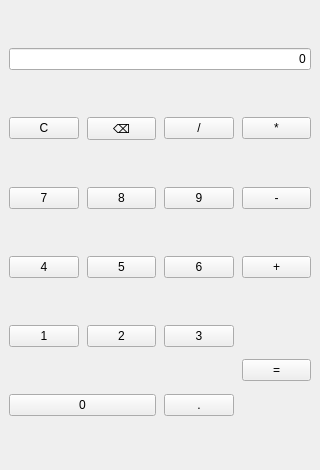
<?xml version="1.0" encoding="UTF-8"?>
<ui version="4.0">
 <class>MainWindow</class>
 <widget class="QMainWindow" name="MainWindow">
  <property name="geometry">
   <rect>
    <x>0</x>
    <y>0</y>
    <width>320</width>
    <height>470</height>
   </rect>
  </property>
  <property name="minimumSize">
   <size>
    <width>280</width>
    <height>420</height>
   </size>
  </property>
  <property name="windowTitle">
   <string>Calculator</string>
  </property>
  <widget class="QWidget" name="centralwidget">
   <layout class="QGridLayout" name="gridLayout">
    <property name="horizontalSpacing">
     <number>8</number>
    </property>
    <property name="verticalSpacing">
     <number>8</number>
    </property>
    <item row="0" column="0" colspan="4">
     <widget class="QLineEdit" name="display">
      <property name="text">
       <string>0</string>
      </property>
      <property name="alignment">
       <set>Qt::AlignRight|Qt::AlignTrailing|Qt::AlignVCenter</set>
      </property>
      <property name="readOnly">
       <bool>true</bool>
      </property>
     </widget>
    </item>
    <item row="1" column="0">
     <widget class="QPushButton" name="btnClear">
      <property name="text">
       <string>C</string>
      </property>
     </widget>
    </item>
    <item row="1" column="1">
     <widget class="QPushButton" name="btnBack">
      <property name="text">
       <string>⌫</string>
      </property>
     </widget>
    </item>
    <item row="1" column="2">
     <widget class="QPushButton" name="btnDiv">
      <property name="text">
       <string>/</string>
      </property>
     </widget>
    </item>
    <item row="1" column="3">
     <widget class="QPushButton" name="btnMul">
      <property name="text">
       <string>*</string>
      </property>
     </widget>
    </item>
    <item row="2" column="0">
     <widget class="QPushButton" name="btn7">
      <property name="text">
       <string>7</string>
      </property>
     </widget>
    </item>
    <item row="2" column="1">
     <widget class="QPushButton" name="btn8">
      <property name="text">
       <string>8</string>
      </property>
     </widget>
    </item>
    <item row="2" column="2">
     <widget class="QPushButton" name="btn9">
      <property name="text">
       <string>9</string>
      </property>
     </widget>
    </item>
    <item row="2" column="3">
     <widget class="QPushButton" name="btnSub">
      <property name="text">
       <string>-</string>
      </property>
     </widget>
    </item>
    <item row="3" column="0">
     <widget class="QPushButton" name="btn4">
      <property name="text">
       <string>4</string>
      </property>
     </widget>
    </item>
    <item row="3" column="1">
     <widget class="QPushButton" name="btn5">
      <property name="text">
       <string>5</string>
      </property>
     </widget>
    </item>
    <item row="3" column="2">
     <widget class="QPushButton" name="btn6">
      <property name="text">
       <string>6</string>
      </property>
     </widget>
    </item>
    <item row="3" column="3">
     <widget class="QPushButton" name="btnAdd">
      <property name="text">
       <string>+</string>
      </property>
     </widget>
    </item>
    <item row="4" column="0">
     <widget class="QPushButton" name="btn1">
      <property name="text">
       <string>1</string>
      </property>
     </widget>
    </item>
    <item row="4" column="1">
     <widget class="QPushButton" name="btn2">
      <property name="text">
       <string>2</string>
      </property>
     </widget>
    </item>
    <item row="4" column="2">
     <widget class="QPushButton" name="btn3">
      <property name="text">
       <string>3</string>
      </property>
     </widget>
    </item>
    <item row="4" column="3" rowspan="2">
     <widget class="QPushButton" name="btnEqual">
      <property name="text">
       <string>=</string>
      </property>
     </widget>
    </item>
    <item row="5" column="0" colspan="2">
     <widget class="QPushButton" name="btn0">
      <property name="text">
       <string>0</string>
      </property>
     </widget>
    </item>
    <item row="5" column="2">
     <widget class="QPushButton" name="btnDot">
      <property name="text">
       <string>.</string>
      </property>
     </widget>
    </item>
   </layout>
  </widget>
 </widget>
 <resources/>
 <connections/>
</ui>
